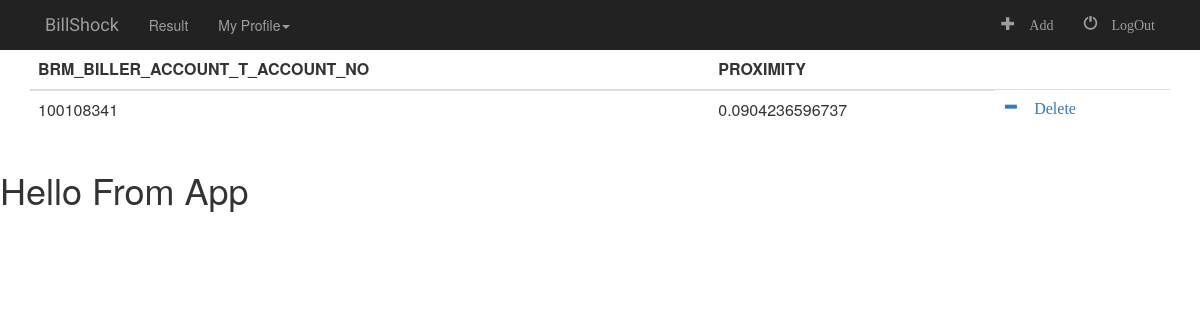
The page /result/1186/ on the database its author committed.
### result/models.py (models this page shows, shortened)
class Output(models.Model):
 BRM_BILLER_ACCOUNT_T_ACCOUNT_NO=models.CharField(max_length=250)
 BRM_BILLINFO_T_ACTG_CYCLE_DOM=models.CharField(max_length=250)
 TOTAL_AMOUNT=models.CharField(max_length=250)
 THRESHOLD=models.CharField(max_length=250)
 WEIGHTED_THRESHOLD=models.CharField(max_length=250)
 BILLSHOCK=models.CharField(max_length=250)
 PROXIMITY=models.CharField(max_length=250)

### result/views.py (the view)
# urls.py: url(r'^(?P<pk>[0-9]+)/$',views.detailview.as_view(),name='detail'),
class detailview(generic.DetailView):
	model=Output
	template_name='result/index.html'

### result/templates/result/index.html (shortened to what this page needs)
{% extends 'result/base.html' %}
{% block body %}
<div class="container">
<table class="table">
	<thead>
 	<tr><th>BRM_BILLER_ACCOUNT_T_ACCOUNT_NO</th><th>PROXIMITY</th></tr>
 </thead>
 <tdata>
 <tr><td>{{object.BRM_BILLER_ACCOUNT_T_ACCOUNT_NO}}</td><td>{{object.PROXIMITY}}</td>
 <td><a href="{% url 'result:delete' object.id %}"><span class="glyphicon glyphicon-minus"> Delete</span></a></td></tr>
 </tdata>
</table>
</div>
<h1>Hello From App</h1>
{% endblock %}

### rows shown on the page
Output: BRM_BILLER_ACCOUNT_T_ACCOUNT_NO "100108341", PROXIMITY "0.0904236596737"
